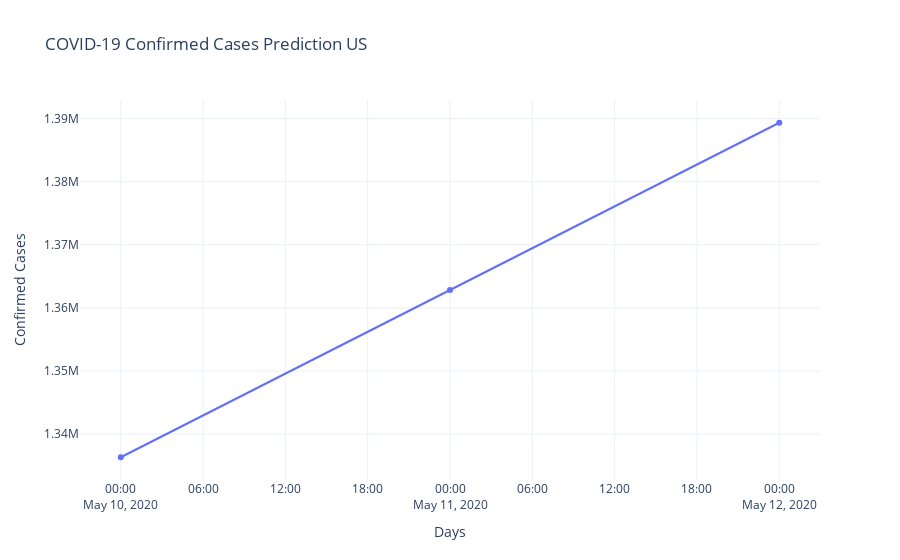

Notebook code cell kept with this figure:
### Code cell
fig = go.Figure()

result_cases_us = results[results["Country/Region"] == "US"]


fig.add_trace(go.Scatter(x=result_cases_us["Date"], y=result_cases_us["Confirmed_Cases"].values,
                    mode='lines+markers',
                    name='India'))
fig.update_layout(title='COVID-19 Confirmed Cases Prediction US',
                   xaxis_title='Days',
                   yaxis_title='Confirmed Cases')
fig.show()

### Figure 1 — Plotly figure (JSON) as saved in the notebook; plotly's stock layout.template omitted (floating-point values rounded to 4 significant figures)
{"data": [{"mode": "lines+markers", "name": "India", "type": "scatter", "x": ["2020-05-10T00:00:00", "2020-05-11T00:00:00", "2020-05-12T00:00:00"], "y": [1336335, 1362835, 1389334]}], "layout": {"title": {"text": "COVID-19 Confirmed Cases Prediction US"}, "xaxis": {"title": {"text": "Days"}}, "yaxis": {"title": {"text": "Confirmed Cases"}}}}
